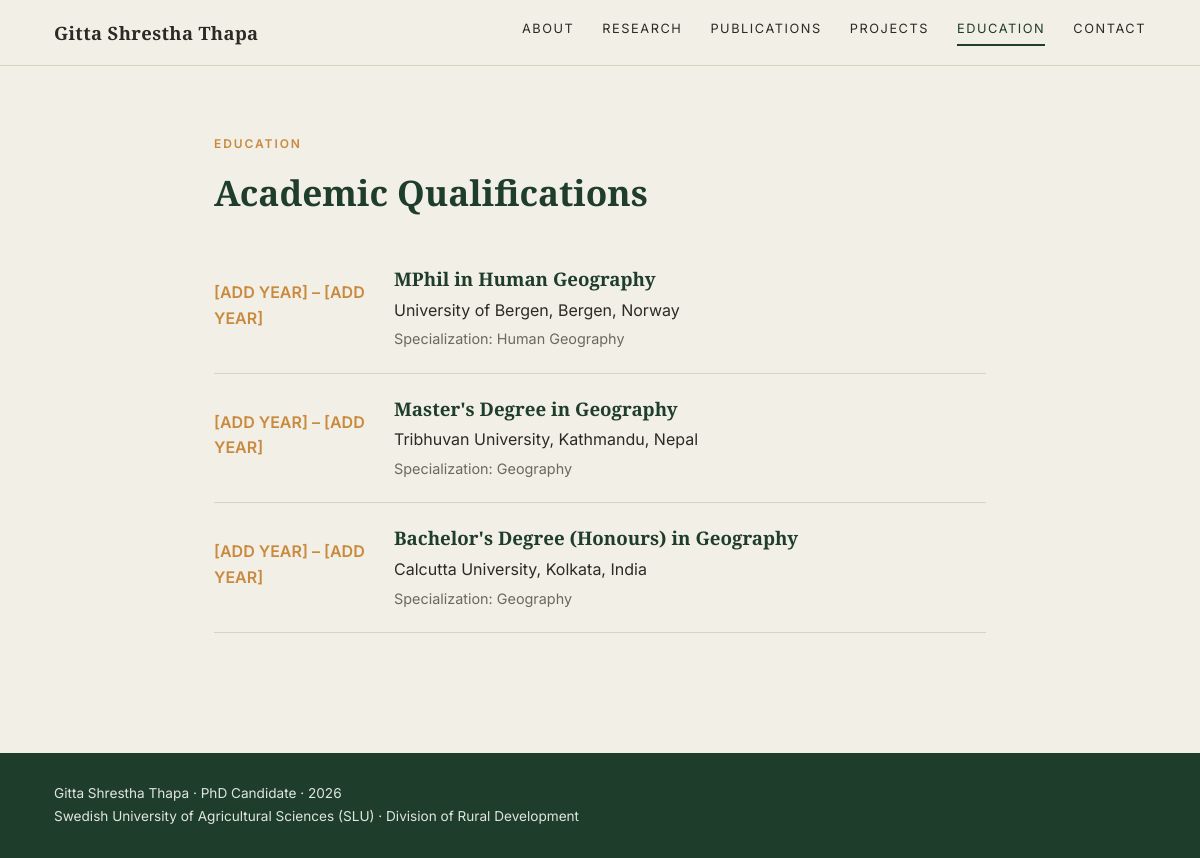
The page /education on the database its author committed.
### app/models.py (models this page shows, shortened)
class Education(db.Model):
    __tablename__ = "education"
    id = db.Column(db.Integer, primary_key=True)
    degree = db.Column(db.String(200), nullable=False)
    institution = db.Column(db.String(200), nullable=False)
    location = db.Column(db.String(200), nullable=True)
    start_year = db.Column(db.String(20), nullable=True)
    end_year = db.Column(db.String(20), nullable=True)
    specialization = db.Column(db.String(200), nullable=True)
    thesis = db.Column(db.String(300), nullable=True)
    order = db.Column(db.Integer, default=0)

### app/routes.py (the view)
@main.route("/education")
def education():
    all_education = Education.query.order_by(Education.order).all()
    return render_template(
        "education.html", student=STUDENT, education=all_education
    )

### app/__init__.py (called while the page is built)
def create_app():
    app = Flask(__name__)
    app.config.from_object(Config)
    os.makedirs(os.path.join(BASE_DIR, "instance"), exist_ok=True)
    init_db(app)
    from app.routes import main
    app.register_blueprint(main)
    @app.context_processor
    def inject_now():
        from datetime import datetime
        return {"current_year": datetime.utcnow().year}
    return app

### app/templates/education.html (shortened to what this page needs)
{% extends "base.html" %}
{% block content %}
<section class="page-section">
    <div class="container narrow">
        <p class="eyebrow">Education</p>
        <h1 class="section-title">Academic Qualifications</h1>
        {% if education %}
        <ol class="timeline">
            {% for item in education %}
            <li class="timeline-item">
                <p class="timeline-dates">{{ item.start_year }} &ndash; {{ item.end_year }}</p>
                <div class="timeline-body">
                    <h3>{{ item.degree }}</h3>
                    <p class="timeline-institution">{{ item.institution }}{% if item.location %}, {{ item.location }}{% endif %}</p>
                    {% if item.specialization %}
                    <p class="timeline-detail">Specialization: {{ item.specialization }}</p>
                    {% endif %}
                </div>
            </li>
            {% endfor %}
        </ol>
        {% else %}
        <p class="empty-state">[ADD EDUCATION]</p>
        {% endif %}
    </div>
</section>
{% endblock %}

### app/static/css/style.css (style rules this page uses)
:root { --color-bg: #f2efe6; --color-bg-alt: #ece7d9; --color-forest: #1f3d2b; --color-forest-dark: #16291d; --color-clay: #c98a3f; --color-text: #2b2b26; --color-text-muted: #6b6a5f; --color-border: #d9d3c1; --color-card: #e7e0cd; --font-serif: "Source Serif 4", Georgia, serif; --font-sans: "Inter", -apple-system, BlinkMacSystemFont, "Segoe UI", sans-serif; --max-width: 1140px; }
* { box-sizing: border-box; }
html, body { margin: 0; padding: 0; overflow-x: hidden; }
body { background: var(--color-bg); color: var(--color-text); font-family: var(--font-sans); font-size: 16px; line-height: 1.6; }
.container { max-width: var(--max-width); margin: 0 auto; padding: 0 24px; }
.container.narrow { max-width: 820px; }
.eyebrow { font-size: 0.75rem; letter-spacing: 0.16em; text-transform: uppercase; color: var(--color-clay); font-weight: 600; margin-bottom: 10px; }
.section-title { font-family: var(--font-serif); font-weight: 600; font-size: 2.2rem; color: var(--color-forest); margin: 0 0 8px; }
.page-section { padding: 56px 0 80px; }
.timeline { list-style: none; margin: 24px 0 0; padding: 0; }
.timeline-item { display: grid; grid-template-columns: 160px 1fr; gap: 20px; padding: 20px 0; border-bottom: 1px solid var(--color-border); }
.timeline-dates { font-weight: 600; color: var(--color-clay); }
.timeline-body h3 { font-family: var(--font-serif); color: var(--color-forest); margin: 0 0 4px; }
.timeline-institution { margin: 0 0 4px; }
.timeline-detail { color: var(--color-text-muted); font-size: 0.9rem; margin: 2px 0; }

### rows shown on the page
Education: start_year "[ADD YEAR]", end_year "[ADD YEAR]", degree "MPhil in Human Geography", institution "University of Bergen", location "Bergen, Norway", specialization "Human Geography"
Education: start_year "[ADD YEAR]", end_year "[ADD YEAR]", degree "Master's Degree in Geography", institution "Tribhuvan University", location "Kathmandu, Nepal", specialization "Geography"
Education: start_year "[ADD YEAR]", end_year "[ADD YEAR]", degree "Bachelor's Degree (Honours) in Geography", institution "Calcutta University", location "Kolkata, India", specialization "Geography"

### other values the page prints
{{ student.name }} "Gitta Shrestha Thapa"
{{ student.title }} "PhD Candidate"
{{ student.university }} "Swedish University of Agricultural Sciences (SLU)"
{{ student.department }} "Division of Rural Development"
